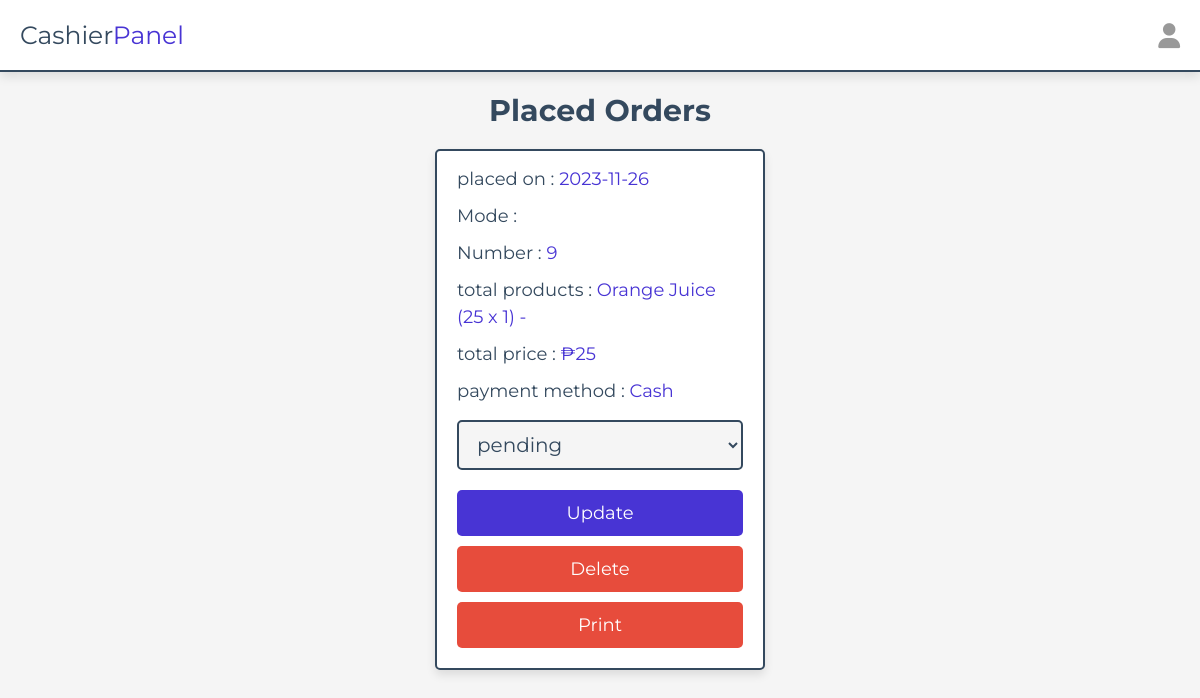
Page /cashier/dashboard.php (signed in) on the earlier database version.
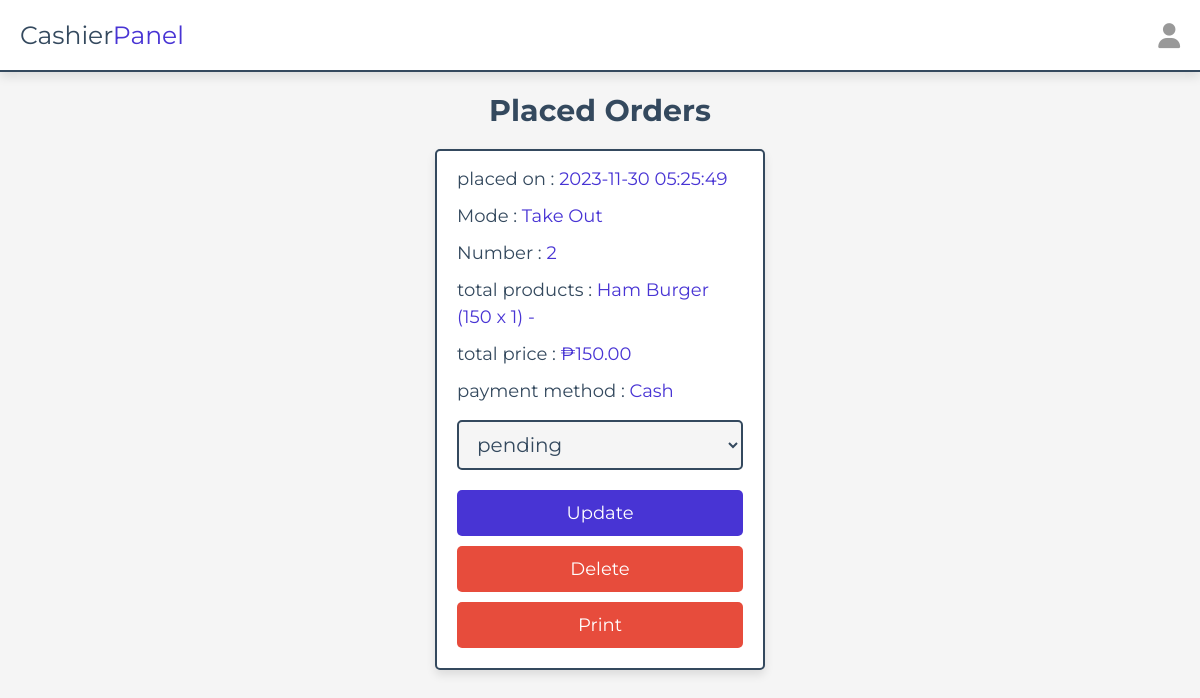
Same page on the later database version.
### tables this page shows
CREATE TABLE `orders` (
  `id` int(11) UNSIGNED NOT NULL,
  `user_id` int(11) DEFAULT NULL,
  `method` varchar(50) DEFAULT NULL,
  `address` varchar(100) DEFAULT NULL,
  `address1` varchar(100) DEFAULT NULL,
  `total_products` text DEFAULT NULL,
  `total_price` decimal(10,2) DEFAULT NULL,
  `quantity_sold` int(11) DEFAULT NULL,
  `payment_status` text DEFAULT NULL,
  `placed_on` timestamp NOT NULL DEFAULT current_timestamp()
);

### cashier/dashboard.php (the view, shortened to what this page needs)
<?php
include '../components/connect.php';
?>
<!DOCTYPE html>
<html lang="en">
<head>
    <link rel="stylesheet" href="https://cdnjs.cloudflare.com/ajax/libs/font-awesome/6.1.1/css/all.min.css">
    <link rel="stylesheet" href="../css/admin_style.css">
</head>
<body>
    <?php include '../components/cashier_header.php' ?>
    <section class="placed-orders">
        <h1 class="heading">placed orders</h1>
        <div class="box-container">
            <?php
         $select_orders = $conn->prepare("SELECT * FROM `orders` WHERE payment_status = 'pending'");
         $select_orders->execute();
         if ($select_orders->rowCount() > 0) {
            while ($fetch_orders = $select_orders->fetch(PDO::FETCH_ASSOC)) {
         ?>
            <div class="box">
                <p> placed on : <span><?= $fetch_orders['placed_on']; ?></span> </p>
                <p> Mode : <span><?= $fetch_orders['address1']; ?></span> </p>
                <p> Number : <span><?= $fetch_orders['address']; ?></span> </p>
                <p> total products : <span><?= $fetch_orders['total_products']; ?></span> </p>
                <p> total price : <span>₱<?= $fetch_orders['total_price']; ?></span> </p>
                <p> payment method : <span><?= $fetch_orders['method']; ?></span> </p>
                <form action="" method="POST" onsubmit="return validateForm(this);">
                    <select name="payment_status" class="drop-down" id="paymentStatus">
                        <option value="" selected disabled><?= $fetch_orders['payment_status']; ?></option>
                    </select>
                    <div class="flex-btn1">
                        <input type="submit" value="update" class="btn" name="update_payment">
                        <a href="dashboard.php?delete=<?= $fetch_orders['id']; ?>" class="delete-btn"
                            onclick="return confirm('delete this order?');">delete</a>
                        <a href="#" class="delete-btn"
                            onclick="printOrder(<?= $fetch_orders['id']; ?>, '<?= $fetch_orders['placed_on']; ?>', '<?= $fetch_orders['address1']; ?>', '<?= $fetch_orders['address']; ?>', '<?= $fetch_orders['total_products']; ?>', '<?= $fetch_orders['total_price']; ?>', '<?= $fetch_orders['method']; ?>', '<?= isset($cashier_name) ? $cashier_name : ''; ?>');">Print</a>
                    </div>
                </form>
            </div>
            <?php
            }
         } else {
            echo '<p class="empty">no orders placed yet!</p>';
         }
         ?>
        </div>
    </section>
</body>
</html>

Differences in the rows shown:
removed orders: placed_on "2023-11-26", address "9", total_products "Orange Juice (25 x 1) -", total_price "25", method "Cash", payment_status "pending"
added orders: placed_on "2023-11-30 05:25:49", address1 "Take Out", address "2", total_products "Ham Burger (150 x 1) -", total_price "150.00", method "Cash", payment_status "pending"
